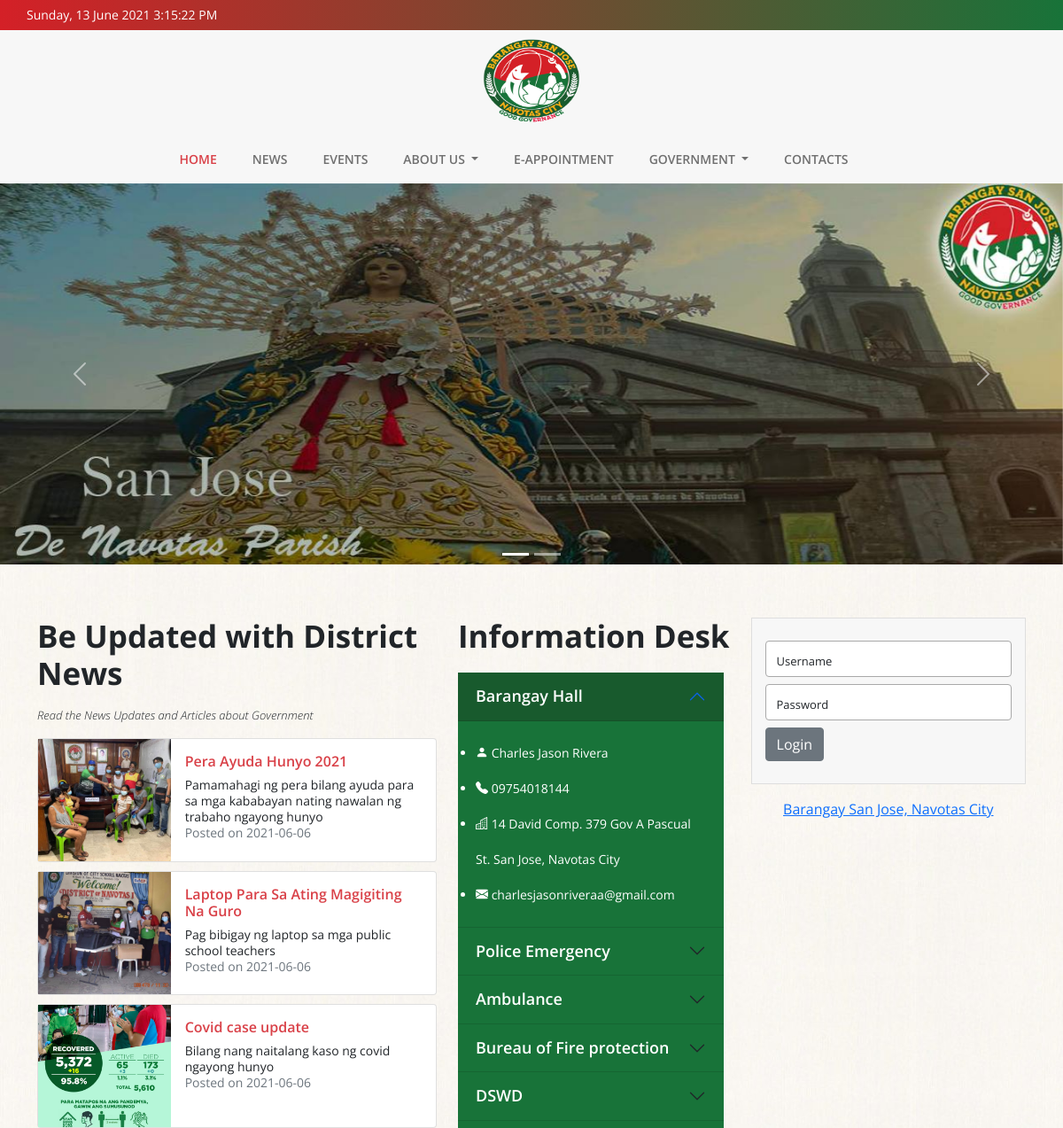
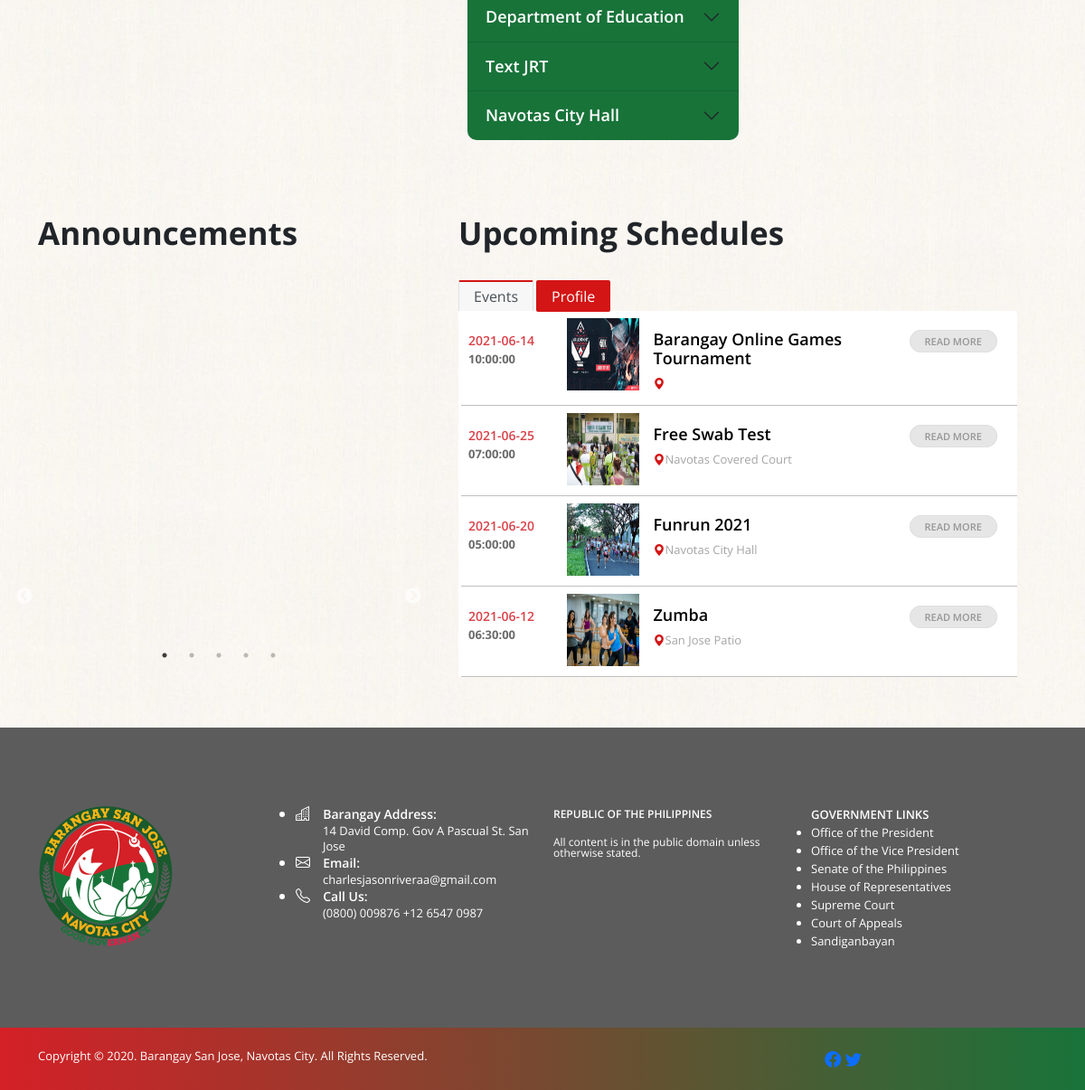
The page / on the database its author committed (2 pictures, top to bottom).
### tables this page shows
CREATE TABLE `tbl_carousel` (
  `carousel_id` int(11) NOT NULL,
  `carousel_img` text NOT NULL
);

CREATE TABLE `news_card` (
  `card_id` int(11) NOT NULL,
  `card_title` varchar(255) NOT NULL,
  `card_desc` text NOT NULL,
  `card_content` text NOT NULL,
  `card_img` text NOT NULL,
  `card_author` varchar(255) NOT NULL,
  `card_date` date NOT NULL,
  `card_tag` varchar(255) NOT NULL
);

CREATE TABLE `tbl_announcement` (
  `announcement_id` int(11) NOT NULL,
  `announcement_img` text NOT NULL
);

CREATE TABLE `tbl_events` (
  `event_id` int(11) NOT NULL,
  `event_title` varchar(255) NOT NULL,
  `event_description` varchar(255) NOT NULL,
  `event_img` text NOT NULL,
  `event_location` varchar(255) NOT NULL,
  `event_date` date NOT NULL,
  `event_time` time NOT NULL
);

### index.php (the view, shortened to what the rows shown need)
<!DOCTYPE html>
<html lang="en">
<?php include_once 'includes/head.php' ?>
<body>
    <?php include('includes/date-time.php') ?>
    <div id="carouselExampleCaptions" class="carousel slide" data-bs-ride="carousel">
        <ol class="carousel-indicators">
            <?php
            $sql = "SELECT carousel_img FROM tbl_carousel";
            $result = mysqli_query($con, $sql);
            $i = 0;
            foreach ($result as $row) {
                $actives = '';
                if ($i === 0) {
                    $actives = 'active';
                }
            ?>
                <li data-bs-target="#carouselExampleCaptions" data-bs-slide-to="<?php $i ?>" class="<?php echo $actives ?>"></li>
            <?php
                $i++;
            }
            ?>
        </ol>
        <div class="carousel-inner">
            <?php
            $i = 0;
            foreach ($result as $row) {
                $actives = '';
                if ($i === 0) {
                    $actives = 'active';
                }
            ?>
                <div class="carousel-item <?php echo $actives ?>">
                    <img src="img/carousel/<?php echo $row['carousel_img'] ?>" class="d-block w-100">
                </div>
            <?php
                $i++;
            }
            ?>
        </div>
    </div>
    <section id="news">
        <div class="container">
            <div class="flex row">
                <div class="col-5">
                    <h1 class="news-header">Be Updated with District News</h1>
                    <div class="news-col">
                        <?php
                        $query = "SELECT * from news_card ORDER BY card_date DESC LIMIT 4";
                        $data = mysqli_query($con, $query);
                        while ($row = mysqli_fetch_assoc($data)) {
                            $card_id = $row['card_id'];
                            $card_title = $row['card_title'];
                            $card_desc = $row['card_desc'];
                            $card_img = $row['card_img'];
                            $card_date = $row['card_date'];
                        ?>
                            <div class="card" style="max-width: 540px; height: 140px">
                                <div class="row g-0">
                                    <div class="col-md-4">
                                        <a href="full_news.php?n_id=<?php echo $card_id ?>">
                                            <img clas="img-responsive" src="img/news/<?php echo $card_img ?>" />
                                        </a>
                                    </div>
                                    <div class="col-md-8">
                                        <div class="card-body">
                                            <h5 class="card-title"><a href="full_news.php?n_id=<?php echo $card_id ?>"><?php echo $card_title ?></a></h5>
                                            <p class="card-text"><?php echo $card_desc ?></p>
                                            <p class="card-text"><small class="text-muted">Posted on <?php echo $card_date ?></small></p>
                                        </div>
                                    </div>
                                </div>
                            </div>
                        <?php
                        }
                        ?>
                    </div>
                </div>
                <div class="col-auto">
                    <h1 class="news-header">Information Desk</h1>
                    <div class="accordion accordion-flush" id="accordionFlushExample">
                        <div class="accordion-item">
                            <h2 class="accordion-header" id="flush-headingOne">
                                <button class="accordion-button" type="button" data-bs-toggle="collapse" data-bs-target="#flush-collapseOne" aria-expanded="false" aria-controls="flush-collapseOne">
                                    Barangay Hall
                                </button>
                            </h2>
                        </div>
                        <div class="accordion-item">
                            <h2 class="accordion-header" id="flush-headingTwo">
                                <button class="accordion-button collapsed" type="button" data-bs-toggle="collapse" data-bs-target="#flush-collapseTwo" aria-expanded="false" aria-controls="flush-collapseTwo">
                                    Police Emergency
                                </button>
                            </h2>
                        </div>
                        <div class="accordion-item">
                            <h2 class="accordion-header" id="flush-headingThree">
                                <button class="accordion-button collapsed" type="button" data-bs-toggle="collapse" data-bs-target="#flush-collapseThree" aria-expanded="false" aria-controls="flush-collapseThree">
                                    Ambulance
                                </button>
                            </h2>
                        </div>
                        <div class="accordion-item">
                            <h2 class="accordion-header" id="flush-headingFour">
                                <button class="accordion-button collapsed" type="button" data-bs-toggle="collapse" data-bs-target="#flush-collapseFour" aria-expanded="false" aria-controls="flush-collapseFour">
                                    Bureau of Fire protection
                                </button>
                            </h2>
                        </div>
                        <div class="accordion-item">
                            <h2 class="accordion-header" id="flush-headingFive">
                                <button class="accordion-button collapsed" type="button" data-bs-toggle="collapse" data-bs-target="#flush-collapseFive" aria-expanded="false" aria-controls="flush-collapseFive">
                                    DSWD
                                </button>
                            </h2>
                        </div>
                        <div class="accordion-item">
                            <h2 class="accordion-header" id="flush-headingSix">
                                <button class="accordion-button collapsed" type="button" data-bs-toggle="collapse" data-bs-target="#flush-collapseSix" aria-expanded="false" aria-controls="flush-collapseSix">
                                    Department of Education
                                </button>
                            </h2>
                        </div>
                        <div class="accordion-item">
                            <h2 class="accordion-header" id="flush-headingSeven">
                                <button class="accordion-button collapsed" type="button" data-bs-toggle="collapse" data-bs-target="#flush-collapseSeven" aria-expanded="false" aria-controls="flush-collapseSeven">
                                    Text JRT
                                </button>
                            </h2>
                        </div>
                        <div class="accordion-item">
                            <h2 class="accordion-header" id="flush-headingEight">
                                <button class="accordion-button collapsed" type="button" data-bs-toggle="collapse" data-bs-target="#flush-collapseEight" aria-expanded="false" aria-controls="flush-collapseEight">
                                    Navotas City Hall
                                </button>
                            </h2>
                        </div>
                    </div>
                </div>
            </div>
        </div>
    </section>
    <section id="events">
        <div class="container">
            <div class="flex-event">
                <div class="col">
                    <h1 class="events-header">Announcements</h1>
                    <div class="main">
                        <div class="slider-for">
                            <?php
                            $sql = "SELECT announcement_img FROM tbl_announcement";
                            $data = mysqli_query($con, $sql);
                            while ($row = mysqli_fetch_assoc($data)) {
                                $announ_img = $row['announcement_img'];
                            ?>
                                <div class="big-slider">
                                    <img class="slickimg" src="img/announcement/<?php echo $announ_img ?>">
                                </div>
                            <?php
                            }
                            ?>
                        </div>
                        <div class="slider-nav">
                            <?php
                            foreach ($data as $row) {
                            ?>
                                <div class="small-slider">
                                    <img class="slickimg" src="img/announcement/<?php echo $row['announcement_img'] ?>">
                                </div>
                            <?php
                            }
                            ?>
                        </div>
                    </div>
                </div>
                <div class="col-7">
                    <h1 class="events-header">Upcoming Schedules</h1>
                    <div class="tab-content event-col" id="nav-tabContent">
                        <div class="tab-pane fade show active" id="nav-home" role="tabpanel" aria-labelledby="nav-home-tab">
                            <table class="table">
                                <tbody>
                                    <?php
                                    $query = "SELECT * from tbl_events ORDER BY event_id DESC LIMIT 4";
                                    $data = mysqli_query($con, $query);
                                    while ($row = mysqli_fetch_assoc($data)) {
                                        $event_img = $row['event_img'];
                                        $event_title = $row['event_title'];
                                        $event_time = $row['event_time'];
                                        $event_date = $row['event_date'];
                                        $event_location = $row['event_location'];
                                    ?>
                                        <tr class="event-list">
                                            <td scope="row" class="time-date-row">
                                                <strong class="e-date"><?php echo $event_date ?></strong>
                                                <strong class="e-time"><?php echo $event_time ?></strong>
                                            </td>
                                            <td scope="row" class="event-image">
                                                <img src="img/events/<?php echo $event_img ?>" />
                                            </td>
                                            <td scope="row" class="event-title">
                                                <a href="events.php">
                                                    <h6><?php echo $event_title ?></h6>
                                                </a>
                                                <p class="location"><i class="bi bi-geo-alt-fill"></i><?php echo $event_location ?></p>
                                            </td>
                                            <td scope="row">
                                                <a class="read-more" href="events.php">READ MORE</a>
                                            </td>
                                        </tr>
                                    <?php
                                    }
                                    ?>
                                </tbody>
                            </table>
                        </div>
                    </div>
                </div>
            </div>
        </div>
    </section>
</body>
</html>

### rows shown on the page
tbl_carousel: carousel_img (picture)
news_card: card_img (picture), card_title "Pera Ayuda Hunyo 2021", card_desc "Pamamahagi ng pera bilang ayuda para sa mga kababayan nating nawalan ng trabaho ngayong hunyo", card_date "2021-06-06"
news_card: card_img (picture), card_title "Laptop Para Sa Ating Magigiting Na Guro", card_desc "Pag bibigay ng laptop sa mga public school teachers", card_date "2021-06-06"
news_card: card_img (picture), card_title "Covid case update", card_desc "Bilang nang naitalang kaso ng covid ngayong hunyo", card_date "2021-06-06"
tbl_announcement: announcement_img (picture)
tbl_announcement: announcement_img (picture)
tbl_announcement: announcement_img (picture)
tbl_events: event_date "2021-06-14", event_time "10:00:00", event_img (picture), event_title "Barangay Online Games Tournament"
tbl_events: event_date "2021-06-25", event_time "07:00:00", event_img (picture), event_title "Free Swab Test", event_location "Navotas Covered Court"
tbl_events: event_date "2021-06-20", event_time "05:00:00", event_img (picture), event_title "Funrun 2021", event_location "Navotas City Hall"
tbl_events: event_date "2021-06-12", event_time "06:30:00", event_img (picture), event_title "Zumba", event_location "San Jose Patio"
